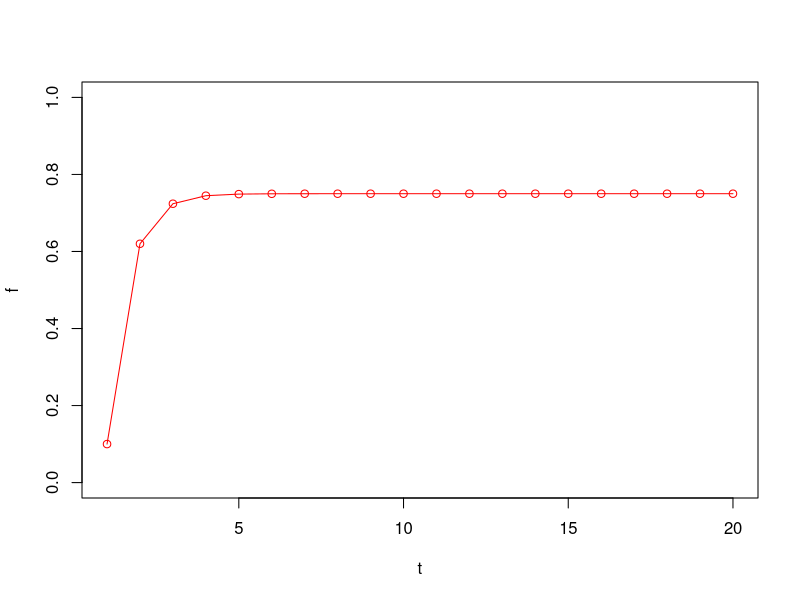
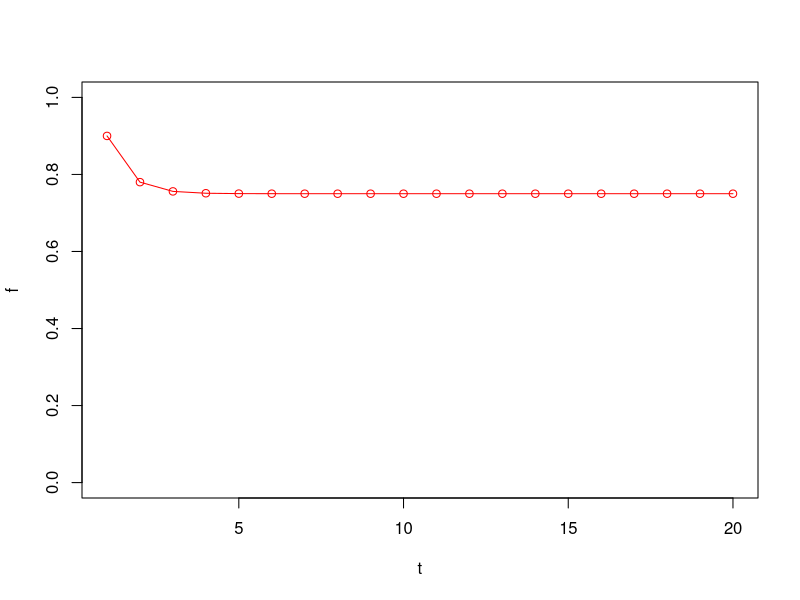
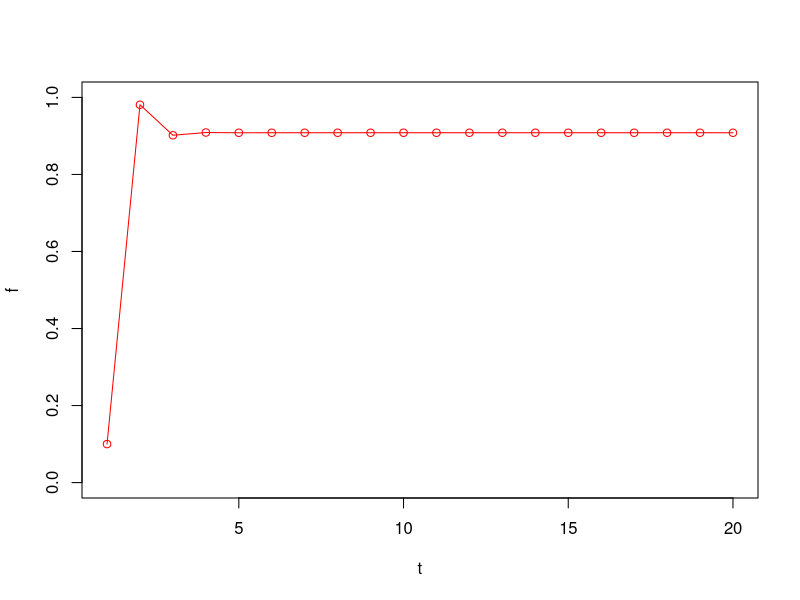
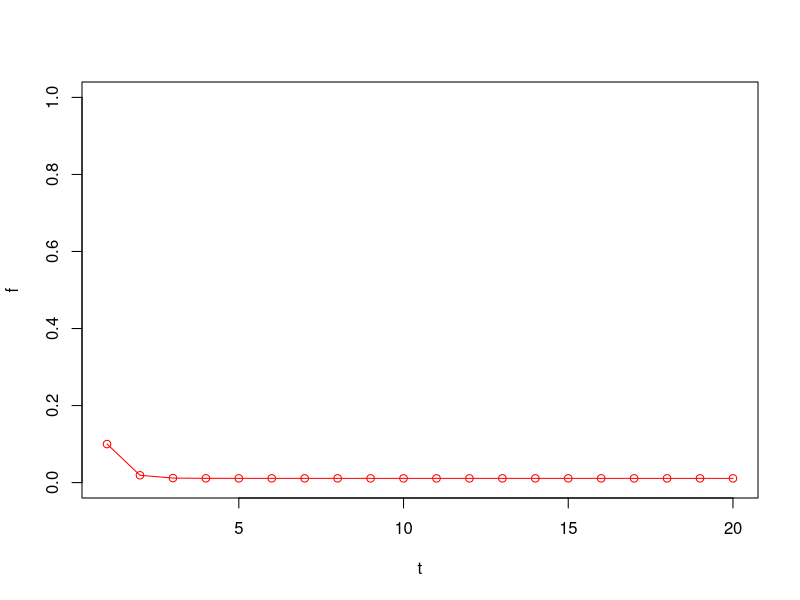
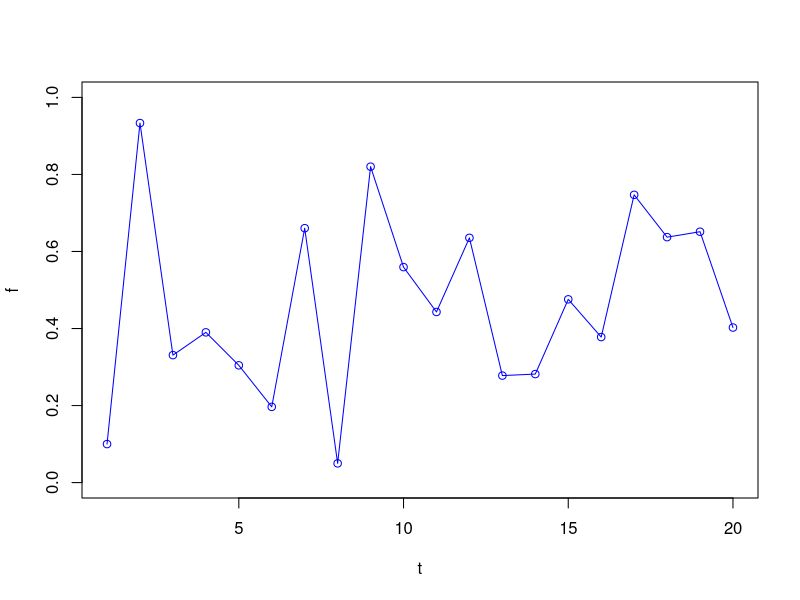
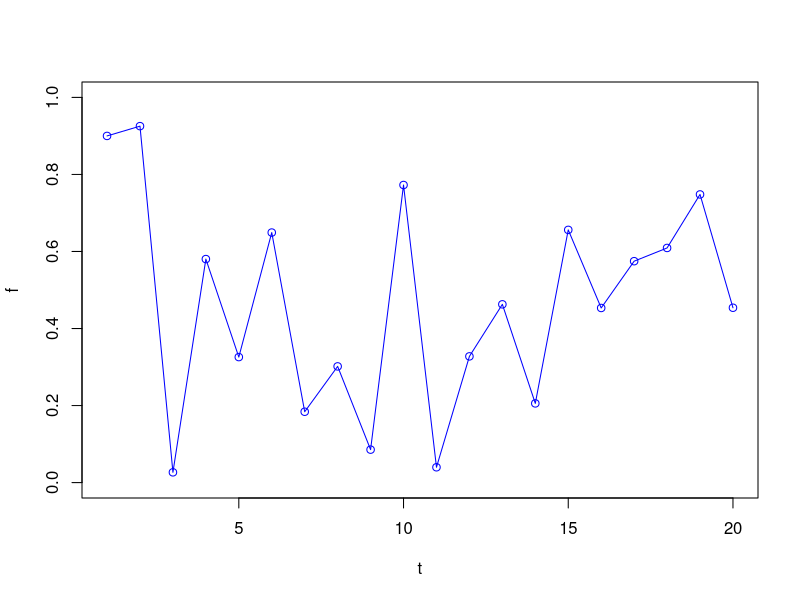

The R source for these figures, in order:
## ---- chunk 1
# Model1 generates a simple island-mainland metapopulation model
Model1 <- function(Time=20,f_0=0.1,i=0.6,e=0.2){
  myVec <- rep(0,Time)
  myVec[1] <- f_0
  for (j in 2:Time){
    myVec[j] <- myVec[j-1] + i*(1 - myVec[j-1]) - e*myVec[j-1]
  }
  plot(x=1:Time,y=myVec,
                type="o",
                xlab="t", ylab="f",
                col="red",
                ylim=c(0,1))
  
  
}

Model1()
## ---- chunk 2
Model1(f_0=0.9)
## ---- chunk 3
Model1(i=0.99,e=0.1)

## ---- chunk 4
Model1(i=0.01,e=0.9)
## ---- chunk 5
# Model2 generates a simple stochastic island-mainland metapopulation model
Model2 <- function(Time=20,f_0=0.1,i=0.6,e=0.2){
  myVec <- rep(0,Time)
  myVec[1] <- f_0
  i=runif(Time)
  e=runif(Time)
  for (j in 2:Time){
    myVec[j] <- myVec[j-1] + i[j-1]*(1 - myVec[j-1]) - e[j-1]*myVec[j-1]
  }
  plot(x=1:Time,y=myVec,
                type="o",
                xlab="t", ylab="f",
                col="blue",
                ylim=c(0,1))
  
  
}

Model2()
Model2(f_0=0.9,i=0.9,e=0.1)
